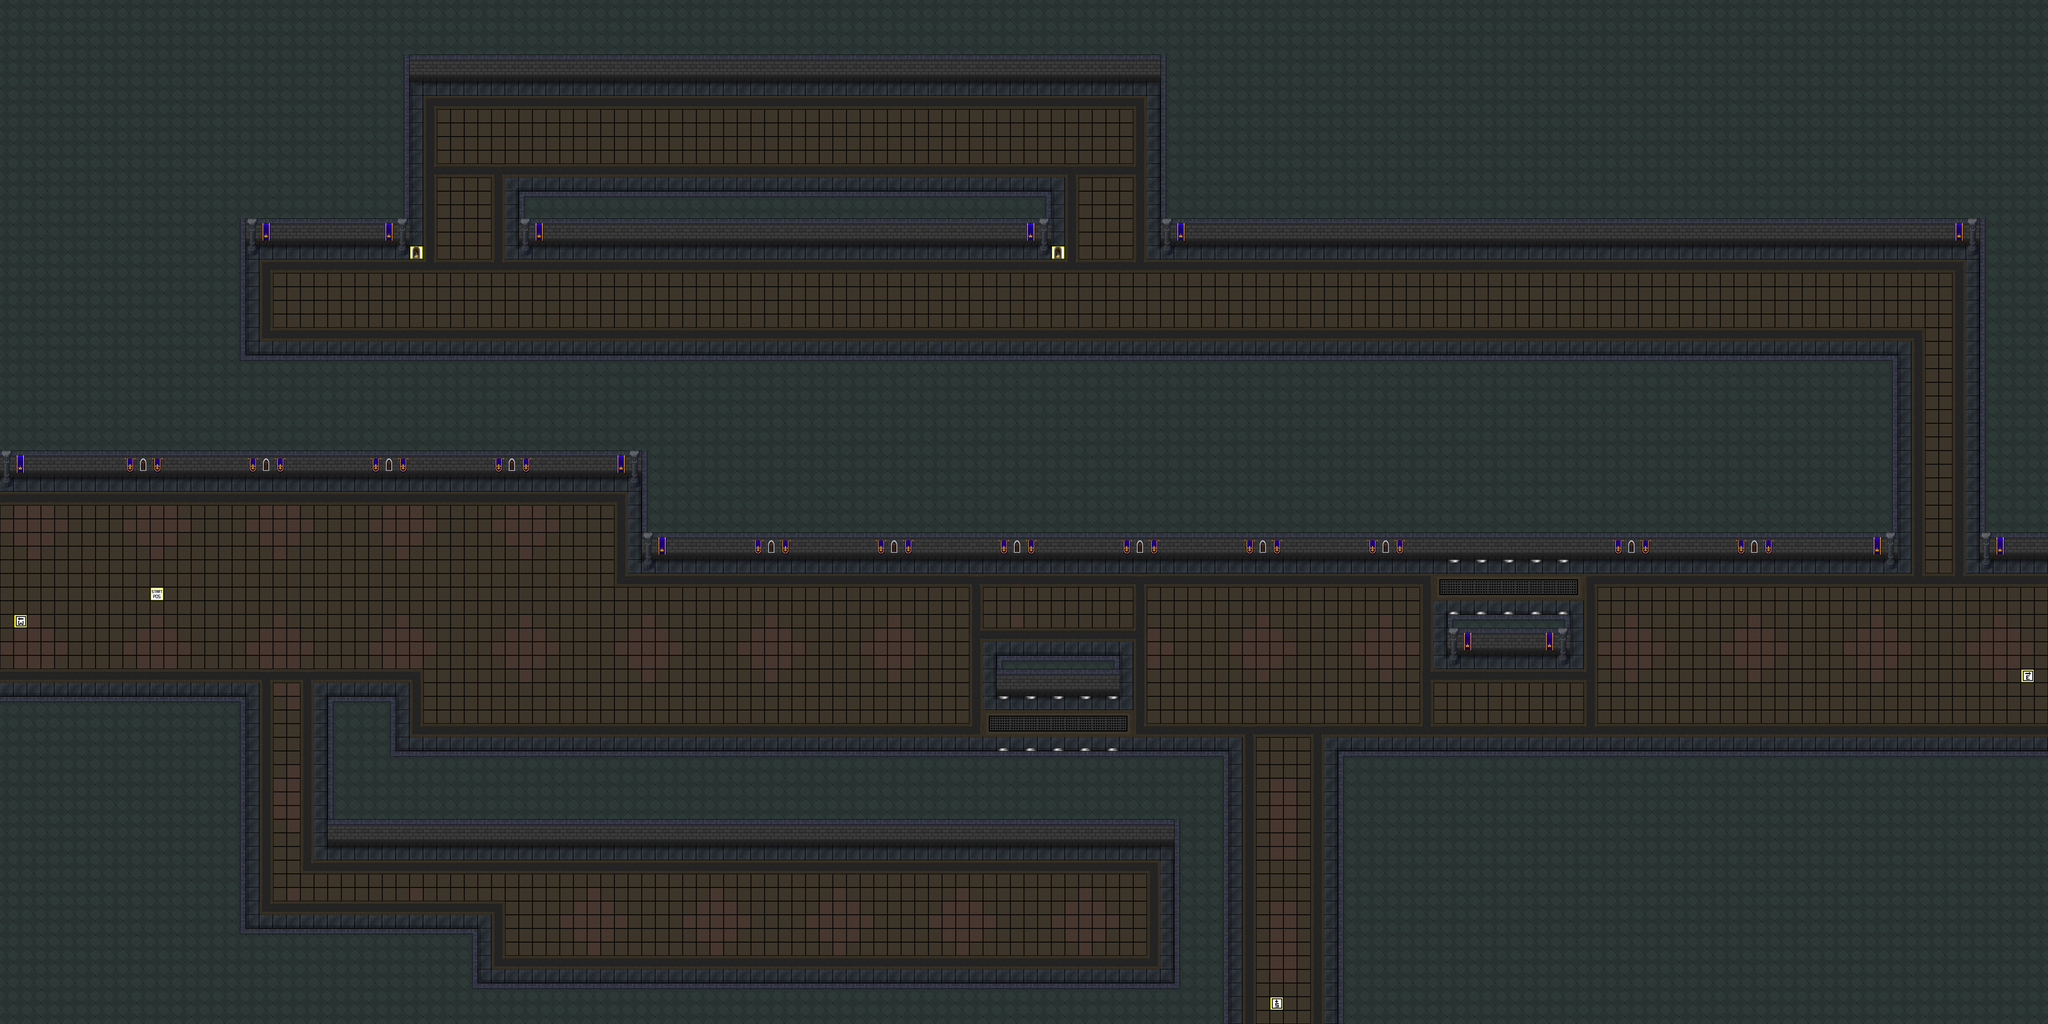

The image is a tile-based game level rendered from a .tmx file. Its description and source (layers, tilesets, objects; grid data summarised) follow:
An orthogonal 150x75 tile map with 64x64 px tiles, 3 tile layers (game tiles, extra game tiles, marker tiles), 2 tilesets and 27 objects (17x Collision, 10x Laser).

<map version="1.2" tiledversion="1.3.4" orientation="orthogonal" renderorder="left-up" compressionlevel="0" width="150" height="75" tilewidth="64" tileheight="64" infinite="0" nextlayerid="84" nextobjectid="938">
 <tileset firstgid="1" name="marker_tiles" tilewidth="64" tileheight="64" tilecount="100" columns="10">
  <image source="marker_tiles.png" width="640" height="640" />
 </tileset>
 <tileset firstgid="101" name="tileset2" tilewidth="64" tileheight="64" tilecount="616" columns="22">
  <image source="tileset2.png" width="1408" height="1792" />
 </tileset>
 <layer id="81" name="game tiles" width="150" height="75">
  <data>[11250 cells, 11250 non-empty, 40 distinct tile ids]</data>
 </layer>
 <layer id="82" name="extra game tiles" width="150" height="75">
  <data>[11250 cells, 177 non-empty, 16 distinct tile ids]</data>
 </layer>
 <layer id="83" name="marker tiles" width="150" height="75">
  <data>[11250 cells, 6 non-empty, 5 distinct tile ids]</data>
 </layer>
 <objectgroup color="#ffaa00" id="66" name="collision">
  <object id="871" name="Wall" type="Collision" x="0" y="3264" width="1152" height="1536" />
  <object id="872" name="Wall" type="Collision" x="3008" y="1664" width="5888" height="960" />
  <object id="900" name="Wall" type="Collision" x="5504" y="3520" width="256" height="1280" />
  <object id="901" name="Wall" type="Collision" x="0" y="1664" width="3008" height="576" />
  <object id="909" name="Laser" gid="6" x="4672" y="3520" width="64" height="64">
   <properties>
    <property name="direction" value="vertical" />
    <property name="height" type="int" value="4" />
    <property name="width" type="int" value="1" />
   </properties>
  </object>
  <object id="910" name="Laser" gid="6" x="4800" y="3520" width="64" height="64">
   <properties>
    <property name="direction" value="vertical" />
    <property name="height" type="int" value="4" />
    <property name="width" type="int" value="1" />
   </properties>
  </object>
  <object id="911" name="Laser" gid="6" x="4928" y="3520" width="64" height="64">
   <properties>
    <property name="direction" value="vertical" />
    <property name="height" type="int" value="4" />
    <property name="width" type="int" value="1" />
   </properties>
  </object>
  <object id="912" name="Laser" gid="6" x="5056" y="3520" width="64" height="64">
   <properties>
    <property name="direction" value="vertical" />
    <property name="height" type="int" value="4" />
    <property name="width" type="int" value="1" />
   </properties>
  </object>
  <object id="913" name="Laser" gid="6" x="5184" y="3520" width="64" height="64">
   <properties>
    <property name="direction" value="vertical" />
    <property name="height" type="int" value="4" />
    <property name="width" type="int" value="1" />
   </properties>
  </object>
  <object id="914" name="Laser" gid="6" x="6784" y="2880" width="64" height="64">
   <properties>
    <property name="direction" value="vertical" />
    <property name="height" type="int" value="4" />
    <property name="width" type="int" value="1" />
   </properties>
  </object>
  <object id="915" name="Laser" gid="6" x="6912" y="2880" width="64" height="64">
   <properties>
    <property name="direction" value="vertical" />
    <property name="height" type="int" value="4" />
    <property name="width" type="int" value="1" />
   </properties>
  </object>
  <object id="916" name="Laser" gid="6" x="7040" y="2880" width="64" height="64">
   <properties>
    <property name="direction" value="vertical" />
    <property name="height" type="int" value="4" />
    <property name="width" type="int" value="1" />
   </properties>
  </object>
  <object id="917" name="Laser" gid="6" x="7168" y="2880" width="64" height="64">
   <properties>
    <property name="direction" value="vertical" />
    <property name="height" type="int" value="4" />
    <property name="width" type="int" value="1" />
   </properties>
  </object>
  <object id="918" name="Laser" gid="6" x="7296" y="2880" width="64" height="64">
   <properties>
    <property name="direction" value="vertical" />
    <property name="height" type="int" value="4" />
    <property name="width" type="int" value="1" />
   </properties>
  </object>
  <object id="919" name="Wall" type="Collision" x="4672" y="3072" width="576" height="192" />
  <object id="920" name="Wall" type="Collision" x="6784" y="2880" width="576" height="192" />
  <object id="927" name="Wall" type="Collision" x="6272" y="3520" width="3328" height="1280" />
  <object id="928" name="Wall" type="Collision" x="2240" y="4608" width="3264" height="192" />
  <object id="929" name="Wall" type="Collision" x="1152" y="4352" width="1088" height="448" />
  <object id="930" name="Wall" type="Collision" x="1536" y="3264" width="320" height="256" />
  <object id="931" name="Wall" type="Collision" x="1536" y="3520" width="3968" height="448" />
  <object id="932" name="Wall" type="Collision" x="9280" y="1152" width="320" height="1472" />
  <object id="933" name="Wall" type="Collision" x="5440" y="0" width="4160" height="1152" />
  <object id="934" name="Wall" type="Collision" x="2432" y="896" width="2496" height="256" />
  <object id="935" name="Wall" type="Collision" x="1920" y="0" width="3520" height="384" />
  <object id="936" name="Wall" type="Collision" x="1152" y="0" width="768" height="1152" />
  <object id="937" name="Wall" type="Collision" x="0" y="0" width="1152" height="1664" />
 </objectgroup>
</map>
